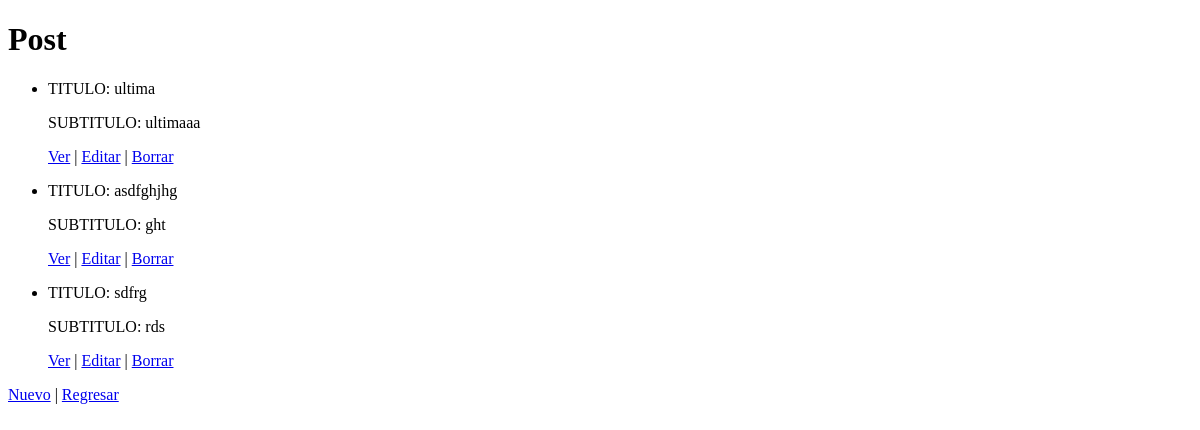
/AppHome/ListaPost/, run on an earlier commit of the app's database.
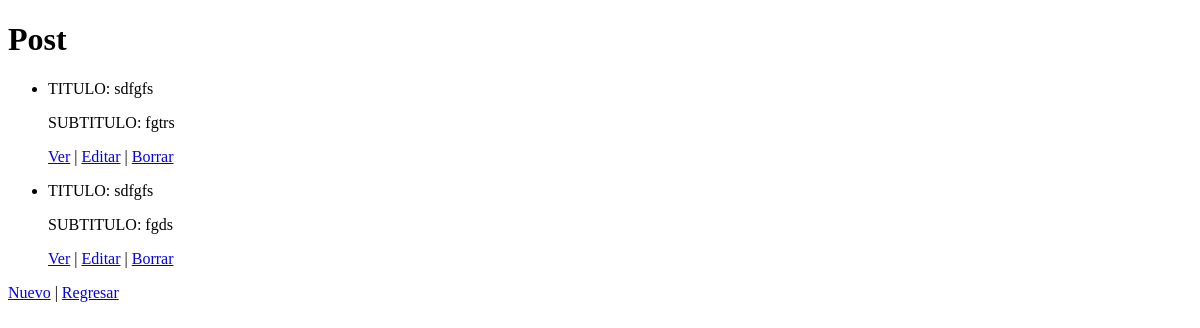
And on a later commit of the database.
### AppHome/models.py (models this page shows, shortened)
class Post(models.Model):
    Fecha= models.DateTimeField(auto_now_add=True)
    Autor=models.ForeignKey(User, on_delete=models.CASCADE)
    Titulo= models.CharField(max_length=20)
    Subtitulo= models.CharField(max_length=40)
    Equipo= models.CharField(max_length=30, null=True)
    Foto= models.ImageField(upload_to="imagenes", null=True)
    Cuerpo= RichTextField()

### AppHome/views.py (the view)
# urls.py: path("ListaPost/", views.PostList.as_view(), name = 'Lista'),
class PostList(ListView):
    model = Post
    template_name = "AppHome/ListaPost.html"

### AppHome/templates/AppHome/ListaPost.html (shortened to what this page needs)
<!DOCTYPE html>
<html lang="en">
<head>
</head>
<body>
    <h1>Post</h1>
    <ul>
        {% for post in object_list %}
            <li>
                <p>TITULO: {{ post.Titulo }} </p>
                <P>SUBTITULO: {{ post.Subtitulo }} </P>
                <p>
                    <a href="{% url 'Detalle' post.id %}">Ver</a> |
                    <a href="{% url 'Actualiza' post.id %}">Editar</a> |
                    <a href="{% url 'Borrar' post.id %}">Borrar</a>
                </p>
            </li>
        {% endfor %}
    </ul>
    <a href="{% url 'CrearPost'  %}">Nuevo</a> |
    <a href="{% url 'post' %}">Regresar</a>
</body>
</html>

What changed in the data, as far as the page shows it:
removed Post: Titulo "sdfrg", Subtitulo "rds"
changed Post: Titulo "ultima" → "sdfgfs"; Subtitulo "ultimaaa" → "fgtrs"
changed Post: Titulo "asdfghjhg" → "sdfgfs"; Subtitulo "ght" → "fgds"
